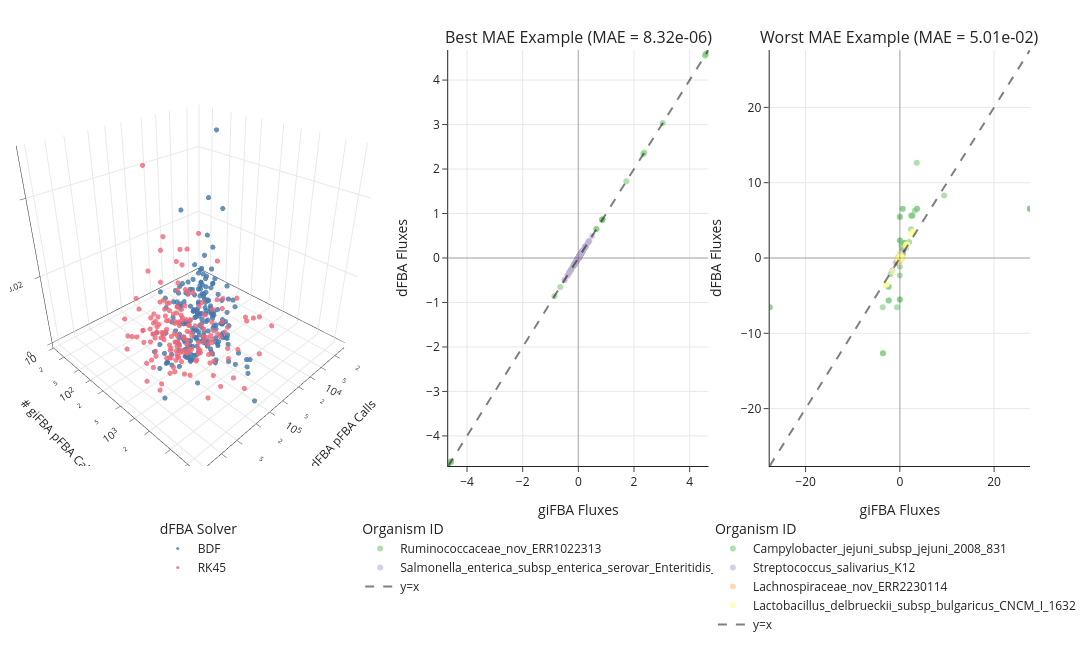

This figure's notebook cell:
### Markdown cell above
## 5. 3D efficiency scatter + best/worst-example flux comparison

### Code cell
df_filtered = df[filter_mask]

X_data = df_filtered["dfba_pfba_calls"].values
X_lab = "# dFBA pFBA Calls"
X_scale = "log"

Y_data = df_filtered["gifba_pfba_calls"].values
Y_lab = "# giFBA pFBA Calls"
Y_scale = "log"
yvar = "log-pfba-ratio"

Z_data = eq_df_filtered["MAE"].values
Z_lab = "MAE"
Z_scale = "linear"

fig = make_subplots(
    rows=1,
    cols=3,
    specs=[[{"type": "scene"}, {"type": "xy"}, {"type": "xy"}]],
    column_widths=[0.42, 0.29, 0.29],
    horizontal_spacing=0.06,
    subplot_titles=(
        "",
        "Best MAE Example (MAE = {:.2e})".format(eq_df_filtered["MAE"].min()),
        "Worst MAE Example (MAE = {:.2e})".format(eq_df_filtered["MAE"].max()),
    ),
)

for solver, color in bau.SOLVER_COLORS.items():
    solver_mask = (df_filtered["solver_method"] == solver).to_numpy()
    fig.add_trace(
        go.Scatter3d(
            x=X_data[solver_mask], y=Y_data[solver_mask], z=Z_data[solver_mask],
            mode="markers", name=solver,
            marker=dict(size=3, color=color, opacity=0.8),
            legend="legend",
        ),
        row=1, col=1,
    )

best_idx = eq_df_filtered["MAE"].idxmin()
worst_idx = eq_df_filtered["MAE"].idxmax()

gifba_best = gifba_fluxes_df.loc[best_idx]
dfba_best = dfba_fluxes_df.loc[best_idx].reindex(gifba_best.index)
best_color_map = bau.build_org_color_map(gifba_best.index.map(bau.get_org_index), plt.cm.Accent)
best_bounds = bau.add_flux_traces(fig, gifba_best, dfba_best, model_names.get(best_idx), best_color_map, "legend2", 2)

gifba_worst = gifba_fluxes_df.loc[worst_idx]
dfba_worst = dfba_fluxes_df.loc[worst_idx].reindex(gifba_worst.index)
worst_color_map = bau.build_org_color_map(gifba_worst.index.map(bau.get_org_index), plt.cm.Accent)
worst_bounds = bau.add_flux_traces(fig, gifba_worst, dfba_worst, model_names.get(worst_idx), worst_color_map, "legend3", 3)

# Plotly's default eye is ~1.25; anything much larger shrinks the cube inside its domain.
camera_zoom = 1.35
axis_style = dict(
    showgrid=True, zeroline=True, showticklabels=True,
    exponentformat="power", showexponent="all",
    tickfont=dict(size=10), title_font=dict(size=12), nticks=5,
)
fig.update_layout(
    scene=dict(
        xaxis_title=X_lab,
        yaxis_title=Y_lab,
        zaxis_title=Z_lab,
        xaxis=dict(type=X_scale, **axis_style),
        yaxis=dict(type=Y_scale, **axis_style),
        zaxis=dict(type=Z_scale, **axis_style),
        aspectmode="cube",
        camera=dict(eye=dict(x=camera_zoom, y=camera_zoom, z=camera_zoom * 0.8)),
    ),
    height=650,
    width=1500,
    margin=dict(l=10, r=10, t=50, b=140),
    showlegend=True,
    template="simple_white",
    legend=dict(
        title=dict(text="dFBA Solver"),
        orientation="v", x=0.185, y=-0.12, xanchor="center", yanchor="top",
    ),
    legend2=dict(
        title=dict(text="Organism ID"),
        orientation="v", x=0.56, y=-0.12, xanchor="center", yanchor="top",
    ),
    legend3=dict(
        title=dict(text="Organism ID"),
        orientation="v", x=0.87, y=-0.12, xanchor="center", yanchor="top",
    )
)

fig.show()
fig.write_html(FIG_DIR / f"3d_scatter_efficiency_{yvar}_mae_{config.name}.html")

### Figure 1 — Plotly figure (JSON) as saved in the notebook; plotly's stock layout.template omitted (floating-point values rounded to 4 significant figures; data arrays with more than 128 entries replaced by an {"elided": "..."} marker saying what was removed)
{"data": [{"legend": "legend", "marker": {"color": "#4477AA", "opacity": 0.8, "size": 3}, "mode": "markers", "name": "BDF", "scene": "scene", "type": "scatter3d", "x": {"elided": "205 int values"}, "y": {"elided": "205 float values"}, "z": {"elided": "205 float values"}}, {"legend": "legend", "marker": {"color": "#EE6677", "opacity": 0.8, "size": 3}, "mode": "markers", "name": "RK45", "scene": "scene", "type": "scatter3d", "x": {"elided": "171 int values"}, "y": {"elided": "171 float values"}, "z": {"elided": "171 float values"}}, {"hovertemplate": "<b>%{text}</b><br>giFBA: %{x:.4g}<br>dFBA: %{y:.4g}<extra>Ruminococcaceae_nov_ERR1022313</extra>", "legend": "legend2", "marker": {"color": "#7fc97f", "opacity": 0.6}, "mode": "markers", "name": "Ruminococcaceae_nov_ERR1022313", "text": {"elided": "3293 str values"}, "type": "scatter", "x": {"elided": "3293 float values"}, "xaxis": "x", "y": {"elided": "3293 float values"}, "yaxis": "y"}, {"hovertemplate": "<b>%{text}</b><br>giFBA: %{x:.4g}<br>dFBA: %{y:.4g}<extra>Salmonella_enterica_subsp_enterica_serovar_Enteritidis_str_607308_19</extra>", "legend": "legend2", "marker": {"color": "#beaed4", "opacity": 0.6}, "mode": "markers", "name": "Salmonella_enterica_subsp_enterica_serovar_Enteritidis_str_607308_19", "text": {"elided": "3214 str values"}, "type": "scatter", "x": {"elided": "3214 float values"}, "xaxis": "x", "y": {"elided": "3214 float values"}, "yaxis": "y"}, {"legend": "legend2", "line": {"color": "rgba(0, 0, 0, 0.5)", "dash": "dash"}, "mode": "lines", "name": "y=x", "type": "scatter", "x": [-4.676, 4.676], "xaxis": "x", "y": [-4.676, 4.676], "yaxis": "y"}, {"hovertemplate": "<b>%{text}</b><br>giFBA: %{x:.4g}<br>dFBA: %{y:.4g}<extra>Campylobacter_jejuni_subsp_jejuni_2008_831</extra>", "legend": "legend3", "marker": {"color": "#7fc97f", "opacity": 0.6}, "mode": "markers", "name": "Campylobacter_jejuni_subsp_jejuni_2008_831", "text": {"elided": "3293 str values"}, "type": "scatter", "x": {"elided": "3293 float values"}, "xaxis": "x2", "y": {"elided": "3293 float values"}, "yaxis": "y2"}, {"hovertemplate": "<b>%{text}</b><br>giFBA: %{x:.4g}<br>dFBA: %{y:.4g}<extra>Streptococcus_salivarius_K12</extra>", "legend": "legend3", "marker": {"color": "#beaed4", "opacity": 0.6}, "mode": "markers", "name": "Streptococcus_salivarius_K12", "text": {"elided": "3214 str values"}, "type": "scatter", "x": {"elided": "3214 float values"}, "xaxis": "x2", "y": {"elided": "3214 float values"}, "yaxis": "y2"}, {"hovertemplate": "<b>%{text}</b><br>giFBA: %{x:.4g}<br>dFBA: %{y:.4g}<extra>Lachnospiraceae_nov_ERR2230114</extra>", "legend": "legend3", "marker": {"color": "#fdc086", "opacity": 0.6}, "mode": "markers", "name": "Lachnospiraceae_nov_ERR2230114", "text": {"elided": "3053 str values"}, "type": "scatter", "x": {"elided": "3053 float values"}, "xaxis": "x2", "y": {"elided": "3053 float values"}, "yaxis": "y2"}, {"hovertemplate": "<b>%{text}</b><br>giFBA: %{x:.4g}<br>dFBA: %{y:.4g}<extra>Lactobacillus_delbrueckii_subsp_bulgaricus_CNCM_I_1632</extra>", "legend": "legend3", "marker": {"color": "#ffff99", "opacity": 0.6}, "mode": "markers", "name": "Lactobacillus_delbrueckii_subsp_bulgaricus_CNCM_I_1632", "text": {"elided": "2910 str values"}, "type": "scatter", "x": {"elided": "2910 float values"}, "xaxis": "x2", "y": {"elided": "2910 float values"}, "yaxis": "y2"}, {"legend": "legend3", "line": {"color": "rgba(0, 0, 0, 0.5)", "dash": "dash"}, "mode": "lines", "name": "y=x", "type": "scatter", "x": [-27.62, 27.62], "xaxis": "x2", "y": [-27.62, 27.62], "yaxis": "y2"}], "layout": {"annotations": [{"font": {"size": 16}, "showarrow": false, "text": "Best MAE Example (MAE = 8.32e-06)", "x": 0.5572, "xanchor": "center", "xref": "paper", "y": 1, "yanchor": "bottom", "yref": "paper"}, {"font": {"size": 16}, "showarrow": false, "text": "Worst MAE Example (MAE = 5.01e-02)", "x": 0.8724, "xanchor": "center", "xref": "paper", "y": 1, "yanchor": "bottom", "yref": "paper"}], "height": 650, "legend": {"orientation": "v", "title": {"text": "dFBA Solver"}, "x": 0.185, "xanchor": "center", "y": -0.12, "yanchor": "top"}, "legend2": {"orientation": "v", "title": {"text": "Organism ID"}, "x": 0.56, "xanchor": "center", "y": -0.12, "yanchor": "top"}, "legend3": {"orientation": "v", "title": {"text": "Organism ID"}, "x": 0.87, "xanchor": "center", "y": -0.12, "yanchor": "top"}, "margin": {"b": 140, "l": 10, "r": 10, "t": 50}, "scene": {"aspectmode": "cube", "camera": {"eye": {"x": 1.35, "y": 1.35, "z": 1.08}}, "domain": {"x": [0, 0.3696], "y": [0, 1]}, "xaxis": {"exponentformat": "power", "nticks": 5, "showexponent": "all", "showgrid": true, "showticklabels": true, "tickfont": {"size": 10}, "title": {"font": {"size": 12}, "text": "# dFBA pFBA Calls"}, "type": "log", "zeroline": true}, "yaxis": {"exponentformat": "power", "nticks": 5, "showexponent": "all", "showgrid": true, "showticklabels": true, "tickfont": {"size": 10}, "title": {"font": {"size": 12}, "text": "# giFBA pFBA Calls"}, "type": "log", "zeroline": true}, "zaxis": {"exponentformat": "power", "nticks": 5, "showexponent": "all", "showgrid": true, "showticklabels": true, "tickfont": {"size": 10}, "title": {"font": {"size": 12}, "text": "MAE"}, "type": "linear", "zeroline": true}}, "shapes": [{"line": {"color": "black", "width": 1.5}, "opacity": 0.2, "type": "line", "x0": 0, "x1": 0, "xref": "x", "y0": -4.676, "y1": 4.676, "yref": "y"}, {"line": {"color": "black", "width": 1.5}, "opacity": 0.2, "type": "line", "x0": -4.676, "x1": 4.676, "xref": "x", "y0": 0, "y1": 0, "yref": "y"}, {"line": {"color": "black", "width": 1.5}, "opacity": 0.2, "type": "line", "x0": 0, "x1": 0, "xref": "x2", "y0": -27.62, "y1": 27.62, "yref": "y2"}, {"line": {"color": "black", "width": 1.5}, "opacity": 0.2, "type": "line", "x0": -27.62, "x1": 27.62, "xref": "x2", "y0": 0, "y1": 0, "yref": "y2"}], "showlegend": true, "width": 1500, "xaxis": {"anchor": "y", "domain": [0.4296, 0.6848], "range": [-4.676, 4.676], "showgrid": true, "title": {"text": "giFBA Fluxes"}}, "xaxis2": {"anchor": "y2", "domain": [0.7448, 1], "range": [-27.62, 27.62], "showgrid": true, "title": {"text": "giFBA Fluxes"}}, "yaxis": {"anchor": "x", "domain": [0, 1], "range": [-4.676, 4.676], "showgrid": true, "title": {"text": "dFBA Fluxes"}}, "yaxis2": {"anchor": "x2", "domain": [0, 1], "range": [-27.62, 27.62], "showgrid": true, "title": {"text": "dFBA Fluxes"}}}}
